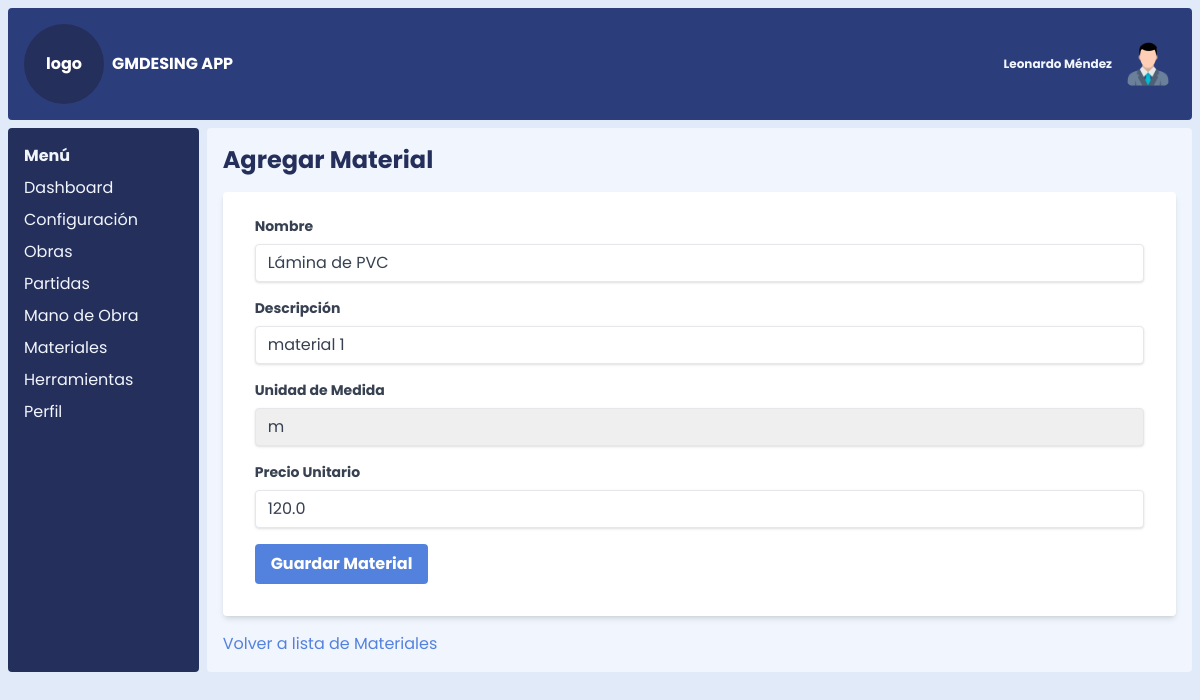
The page /material/editar/1 on the database its author committed.
### models.py (models this page shows)
class Material(db.Model):
    __tablename__ = 'material'
    id_material = db.Column(db.Integer, primary_key=True)
    nombre_material = db.Column(db.String(100), nullable=False)
    descripcion_material = db.Column(db.Text)
    unidad_medida_id = db.Column(
        db.Integer,
        db.ForeignKey('unidad_medida.id_unidad_medida', name='fk_material_unidad_medida'),
        nullable=False
    )
    precio_unitario = db.Column(db.Float)
    fecha_registro = db.Column(db.Date)
    unidad_medida = db.relationship('UnidadMedida', backref='materiales')
    partidas_materiales = db.relationship('PartidasMateriales', backref='material')

### app.py (the view, shortened to what this page needs)
@app.route('/material/editar/<int:id_material>', methods=['GET', 'POST'])
def editar_material(id_material):
    material = Material.query.get_or_404(id_material)
    form = MaterialForm(obj=material)
    unidades = UnidadMedida.query.all()
    form.unidad_medida_id.choices = [(unidad.id_unidad_medida, unidad.nombre_unidad_medida) for unidad in unidades]
    return render_template('crear_material.html', form=form, datos=datos) # Reutiliza la plantilla de creación

### forms.py
class MaterialForm(FlaskForm):
    nombre_material = StringField('Nombre', validators=[DataRequired()])
    descripcion_material = StringField('Descripción')
    unidad_medida_id = SelectField('Unidad de Medida', coerce=int)  # coerce=int para convertir el valor a entero
    precio_unitario = FloatField('Precio Unitario', validators=[DataRequired()])
    submit = SubmitField('Guardar Material')

### templates/crear_material.html (shortened to what this page needs)
{% extends 'index.html' %}
{% block content %}
    <h1 class="text-2xl font-bold mb-4">Agregar Material</h1>
    <form method="POST" class="bg-white shadow-md rounded px-8 pt-6 pb-8 mb-4">
        <div class="mb-4">
            {{ form.nombre_material.label(class="block text-gray-700 text-sm font-bold mb-2") }}
            {{ form.nombre_material(class="shadow appearance-none border rounded w-full py-2 px-3 text-gray-700 leading-tight focus:outline-none focus:shadow-outline") }}
        </div>
        <div class="mb-4">
            {{ form.descripcion_material.label(class="block text-gray-700 text-sm font-bold mb-2") }}
            {{ form.descripcion_material(class="shadow appearance-none border rounded w-full py-2 px-3 text-gray-700 leading-tight focus:outline-none focus:shadow-outline") }}
        </div>
        <div class="mb-4">
            {{ form.unidad_medida_id.label(class="block text-gray-700 text-sm font-bold mb-2") }}
            {{ form.unidad_medida_id(class="shadow appearance-none border rounded w-full py-2 px-3 text-gray-700 leading-tight focus:outline-none focus:shadow-outline") }}
        </div>
        <div class="mb-4">
            {{ form.precio_unitario.label(class="block text-gray-700 text-sm font-bold mb-2") }}
            {{ form.precio_unitario(class="shadow appearance-none border rounded w-full py-2 px-3 text-gray-700 leading-tight focus:outline-none focus:shadow-outline") }}
        </div>
        <div class="flex items-center justify-between">
            {{ form.submit(class="bg-blue-500 hover:bg-blue-700 text-white font-bold py-2 px-4 rounded focus:outline-none focus:shadow-outline") }}
        </div>
    </form>
    <div class="mt-4">
        <a href="{{ url_for('listar_materiales') }}" class="text-blue-500 hover:text-blue-700">Volver a lista de Materiales</a>
    </div>
{% endblock %}

### static/css/styles.css (style rules this page uses)
html, :host { line-height: 1.5; -webkit-text-size-adjust: 100%; -moz-tab-size: 4; -o-tab-size: 4; tab-size: 4; font-family: Poppins, sans-serif; font-feature-settings: normal; font-variation-settings: normal; -webkit-tap-highlight-color: transparent; }
body { margin: 0; line-height: inherit; }
h1, h2, h3, h4, h5, h6 { font-size: inherit; font-weight: inherit; }
a { color: inherit; text-decoration: inherit; }
button, input, optgroup, select, textarea { font-family: inherit; font-feature-settings: inherit; font-variation-settings: inherit; font-size: 100%; font-weight: inherit; line-height: inherit; letter-spacing: inherit; color: inherit; margin: 0; padding: 0; }
button, select { text-transform: none; }
button, input:where([type='button']), input:where([type='reset']), input:where([type='submit']) { -webkit-appearance: button; background-color: transparent; background-image: none; }
blockquote, dl, dd, h1, h2, h3, h4, h5, h6, hr, figure, p, pre { margin: 0; }
input::placeholder, textarea::placeholder { opacity: 1; color: #9ca3af; }
.base { --tw-bg-opacity: 1; background-color: rgb(224 234 249 / var(--tw-bg-opacity, 1)); }
.mb-2 { margin-bottom: 0.5rem; }
.mb-4 { margin-bottom: 1rem; }
.mt-4 { margin-top: 1rem; }
.block { display: block; }
.flex { display: flex; }
.grid { display: grid; }
.h-\[100vh\] { height: 100vh; }
.w-full { width: 100%; }
.appearance-none { -webkit-appearance: none; -moz-appearance: none; appearance: none; }
.grid-cols-12 { grid-template-columns: repeat(12, minmax(0, 1fr)); }
.items-center { align-items: center; }
.justify-between { justify-content: space-between; }
.gap-2 { gap: 0.5rem; }
.rounded { border-radius: 0.25rem; }
.border { border-width: 1px; }
.bg-blue-500 { --tw-bg-opacity: 1; background-color: rgb(83 130 222 / var(--tw-bg-opacity, 1)); }
.bg-white { --tw-bg-opacity: 1; background-color: rgb(255 255 255 / var(--tw-bg-opacity, 1)); }
.p-2 { padding: 0.5rem; }
.px-3 { padding-left: 0.75rem; padding-right: 0.75rem; }
.px-4 { padding-left: 1rem; padding-right: 1rem; }
.px-8 { padding-left: 2rem; padding-right: 2rem; }
.py-2 { padding-top: 0.5rem; padding-bottom: 0.5rem; }
.pb-8 { padding-bottom: 2rem; }
.pt-6 { padding-top: 1.5rem; }
.text-2xl { font-size: 1.5rem; line-height: 2rem; }
.text-sm { font-size: 0.875rem; line-height: 1.25rem; }
.font-bold { font-weight: 700; }
.leading-tight { line-height: 1.25; }
.text-blue-500 { --tw-text-opacity: 1; color: rgb(83 130 222 / var(--tw-text-opacity, 1)); }
.text-gray-700 { --tw-text-opacity: 1; color: rgb(55 65 81 / var(--tw-text-opacity, 1)); }
.text-white { --tw-text-opacity: 1; color: rgb(255 255 255 / var(--tw-text-opacity, 1)); }
.shadow { --tw-shadow: 0 1px 3px 0 rgb(0 0 0 / 0.1), 0 1px 2px -1px rgb(0 0 0 / 0.1); --tw-shadow-colored: 0 1px 3px 0 var(--tw-shadow-color), 0 1px 2px -1px var(--tw-shadow-color); box-shadow: var(--tw-ring-offset-shadow, 0 0 #0000), var(--tw-ring-shadow, 0 0 #0000), var(--tw-shadow); }
.shadow-md { --tw-shadow: 0 4px 6px -1px rgb(0 0 0 / 0.1), 0 2px 4px -2px rgb(0 0 0 / 0.1); --tw-shadow-colored: 0 4px 6px -1px var(--tw-shadow-color), 0 2px 4px -2px var(--tw-shadow-color); box-shadow: var(--tw-ring-offset-shadow, 0 0 #0000), var(--tw-ring-shadow, 0 0 #0000), var(--tw-shadow); }

### rows shown on the page
Material: nombre_material "Lámina de PVC", descripcion_material "material 1", unidad_medida_id "m", precio_unitario "120.0"

### other values the page prints
{{ datos.sistema }} "GMDESING APP"
{{ datos.usuario }} "Leonardo Méndez"
{{ item.name }} "Dashboard" "Configuración" "Obras" "Partidas" "Mano de Obra" "Materiales" "Herramientas" "Perfil"
